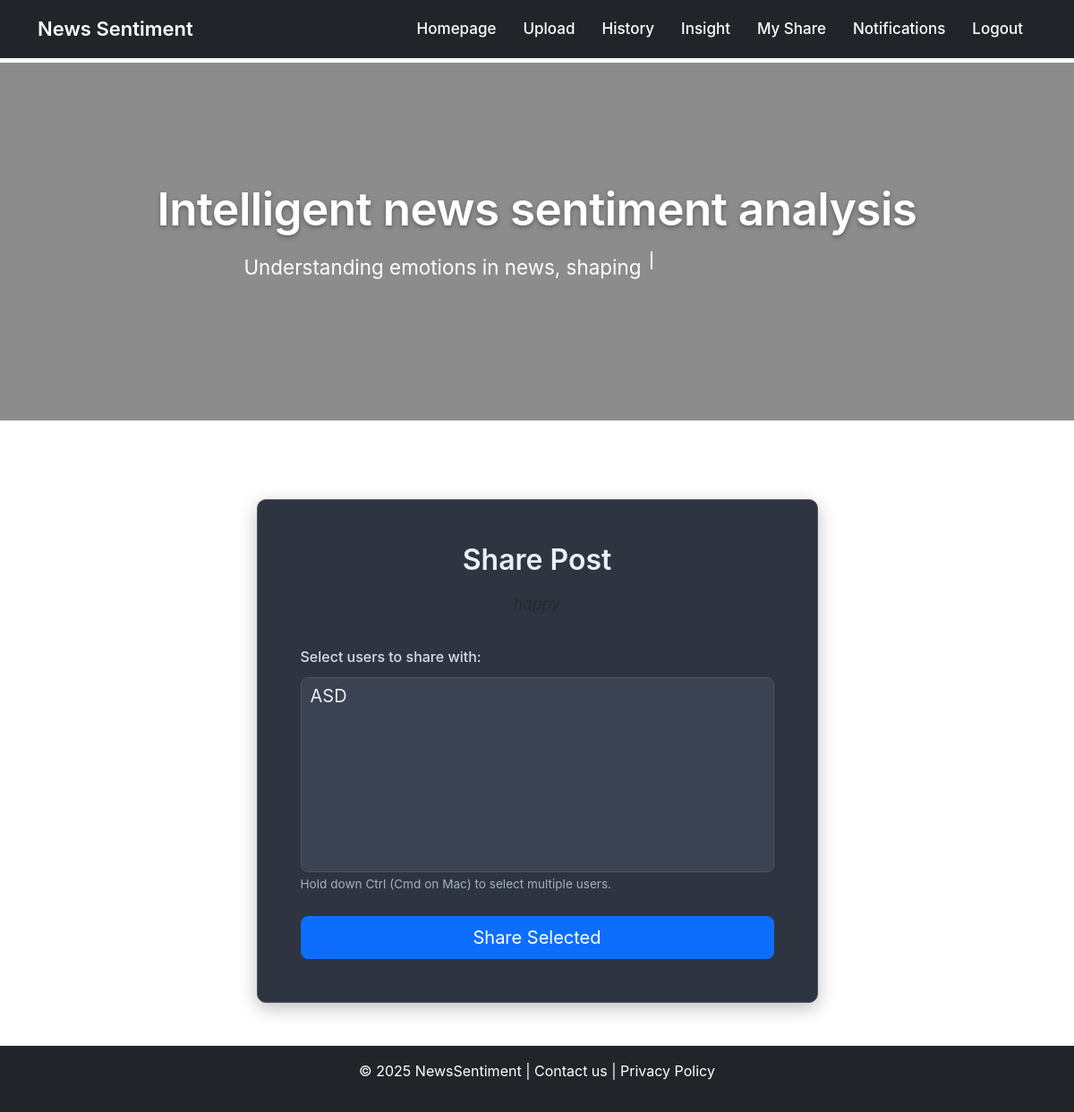
/share/share_post/5 (signed in), run on an earlier commit of the app's database.
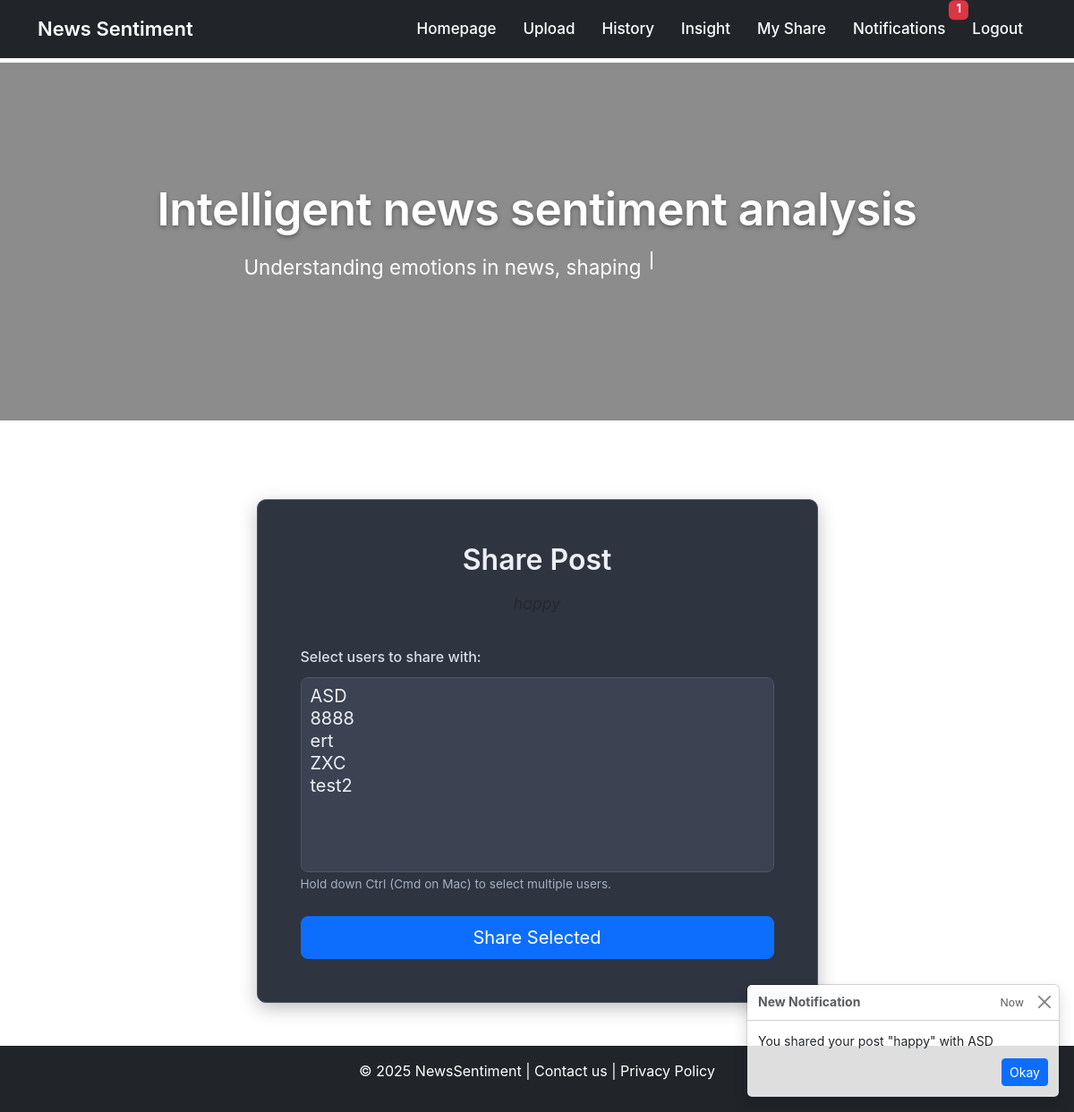
And on a later commit of the database.
### app/models.py (models this page shows, shortened)
class Notification(db.Model):
    id = db.Column(db.Integer, primary_key=True)
    user_id = db.Column(db.Integer, db.ForeignKey('user.id'), index=True)
    message = db.Column(db.String(256))
    timestamp = db.Column(db.DateTime, default=datetime.utcnow)
    is_read = db.Column(db.Boolean, default=False)
    user = db.relationship('User', backref='notifications')

### app/routes/share_routes.py (the view, shortened to what this page needs)
@share_bp.route("/share_post/<int:post_id>", methods=["GET", "POST"])
@login_required
def share_post(post_id):
    post = Post.query.get_or_404(post_id)
    users = User.query.filter(User.id != current_user.id).all()
    return render_template("share_post.html", post=post, users=users)

### app/models.py (called while the page is built)
@login.user_loader
def load_user(id):
    return db.session.get(User, int(id))

### app/templates/share_post.html (shortened to what this page needs)
{% extends "base.html" %}
{% block content %}
<div class="container mt-5 mb-5">
    <div class="row justify-content-center">
        <div class="col-md-8 col-lg-7">
            <div class="card share-post-details-card">
                <div class="card-body p-4 p-md-5">
                    <h2 class="text-center mb-3 card-title-custom">Share Post</h2>
                    <p class="text-center text-muted mb-4 post-title-to-share"><em>{{ post.title }}</em></p>
                    <form method="POST">
                        <div class="mb-4">
                            <label for="usernames" class="form-label">Select users to share with:</label>
                            <select name="usernames" id="usernames" class="form-control form-select form-select-lg" multiple required size="8">
                                {% if users %}
                                    {% for user in users %}
                                    <option value="{{ user.username }}">{{ user.username }}</option>
                                    {% endfor %}
                                {% else %}
                                    <option value="" disabled>No other users available to share with.</option>
                                {% endif %}
                            </select>
                            <small class="form-text text-muted">Hold down Ctrl (Cmd on Mac) to select multiple users.</small>
                        </div>
                        <div class="d-grid gap-2 mt-4">
                            <button type="submit" class="btn btn-primary btn-lg">Share Selected</button>
                        </div>
                    </form>
                </div>
            </div>
        </div>
    </div>
</div>
{% endblock %}

### app/templates/base.html (shortened to what the changed rows need)
<!doctype html>
<html lang="en" class="h-100">
<head>
    <link href="https://cdn.jsdelivr.net/npm/bootstrap@5.3.2/dist/css/bootstrap.min.css" rel="stylesheet">
    <link rel="stylesheet" href="{{ url_for('static', filename='css/homepage.css') }}">
<body>
    <nav class="navbar navbar-expand-lg navbar-dark bg-dark fixed-top">
        <div class="container">
            <div class="collapse navbar-collapse" id="navbarNav">
                <ul class="navbar-nav ms-auto">
                    {% if current_user.is_authenticated %}
                    <li class="nav-item position-relative">
                        <a class="nav-link text-white" href="{{ url_for('notify.notifications') }}">
                            Notifications
                            {% set unread_count = current_user.notifications|selectattr('is_read', 'equalto',
                            False)|list|length %}
                            {% if unread_count > 0 %}
                            <span class="badge bg-danger position-absolute top-0 start-100 translate-middle">
                                {{ unread_count }}
                            </span>
                            {% endif %}
                        </a>
                    </li>
                    {% endif %}
                </ul>
            </div>
        </div>
    </nav>
    <section class="hero-section">
        <div class="hero-overlay">
            <div class="hero-content">
                <h1>Intelligent news sentiment analysis</h1>
            </div>
        </div>
    </section>
    <div class="container mt-4">
        {% block content %}{% endblock %}
    </div>
    {% if current_user.is_authenticated %}
    {% set unread_message = current_user.notifications|selectattr('is_read', 'equalto',
    False)|map(attribute='message')|list|first %}
    {% if unread_message %}
    <div aria-live="polite" aria-atomic="true" class="position-fixed bottom-0 end-0 p-3" style="z-index: 1080;">
        <div id="notificationToast" class="toast" role="alert" aria-live="assertive" aria-atomic="true">
            <div class="toast-header">
                <strong class="me-auto">New Notification</strong>
                <small>Now</small>
                <button type="button" class="btn-close" data-bs-dismiss="toast" aria-label="Close"></button>
            </div>
            <div class="toast-body">
                {{ unread_message }}
                <div class="mt-2 text-end">
                    <a href="{{ url_for('notify.mark_notification_read_and_redirect', next=request.full_path) }}"
                        class="btn btn-sm btn-primary">Okay</a>
                </div>
            </div>
        </div>
    </div>
    {% endif %}
    {% endif %}
</body>
</html>

What changed in the data, as far as the page shows it:
added Notification: message "You shared your post \"happy\" with ASD"
Also different on the page:
{{ unread_count }}: (not shown) → "1"
form field usernames: "ASD" → "ASD / 8888 / ert / ZXC / test2"
text now shown: "New Notification Now Okay"
